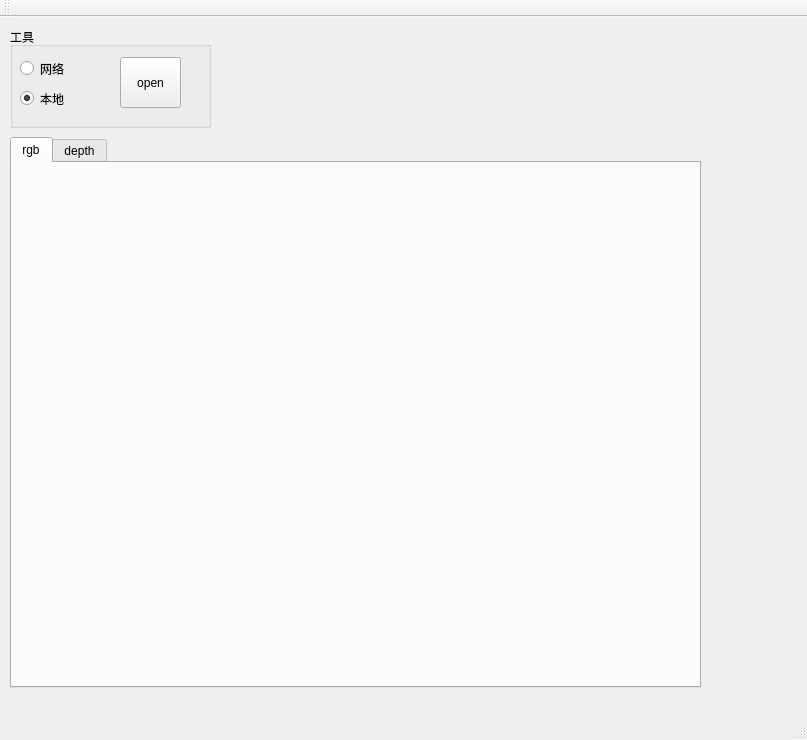
<?xml version="1.0" encoding="UTF-8"?>
<ui version="4.0">
 <class>MainWindow</class>
 <widget class="QMainWindow" name="MainWindow">
  <property name="geometry">
   <rect>
    <x>0</x>
    <y>0</y>
    <width>807</width>
    <height>740</height>
   </rect>
  </property>
  <property name="windowTitle">
   <string>MainWindow</string>
  </property>
  <widget class="QWidget" name="centralWidget">
   <widget class="QGroupBox" name="groupBox">
    <property name="geometry">
     <rect>
      <x>10</x>
      <y>10</y>
      <width>201</width>
      <height>101</height>
     </rect>
    </property>
    <property name="title">
     <string>工具</string>
    </property>
    <widget class="QRadioButton" name="radioButton_net">
     <property name="geometry">
      <rect>
       <x>10</x>
       <y>30</y>
       <width>71</width>
       <height>23</height>
      </rect>
     </property>
     <property name="text">
      <string>网络</string>
     </property>
    </widget>
    <widget class="QRadioButton" name="radioButton_local">
     <property name="geometry">
      <rect>
       <x>10</x>
       <y>60</y>
       <width>71</width>
       <height>23</height>
      </rect>
     </property>
     <property name="text">
      <string>本地</string>
     </property>
     <property name="checked">
      <bool>true</bool>
     </property>
    </widget>
    <widget class="QPushButton" name="openBtn">
     <property name="geometry">
      <rect>
       <x>110</x>
       <y>30</y>
       <width>61</width>
       <height>51</height>
      </rect>
     </property>
     <property name="text">
      <string>open</string>
     </property>
    </widget>
   </widget>
   <widget class="QTabWidget" name="tabWidget">
    <property name="geometry">
     <rect>
      <x>10</x>
      <y>120</y>
      <width>691</width>
      <height>551</height>
     </rect>
    </property>
    <property name="currentIndex">
     <number>0</number>
    </property>
    <widget class="QWidget" name="tab">
     <attribute name="title">
      <string>rgb</string>
     </attribute>
    </widget>
    <widget class="QWidget" name="tab_2">
     <attribute name="title">
      <string>depth</string>
     </attribute>
    </widget>
   </widget>
  </widget>
  <widget class="QMenuBar" name="menuBar">
   <property name="geometry">
    <rect>
     <x>0</x>
     <y>0</y>
     <width>807</width>
     <height>25</height>
    </rect>
   </property>
  </widget>
  <widget class="QToolBar" name="mainToolBar">
   <attribute name="toolBarArea">
    <enum>TopToolBarArea</enum>
   </attribute>
   <attribute name="toolBarBreak">
    <bool>false</bool>
   </attribute>
  </widget>
  <widget class="QStatusBar" name="statusBar"/>
 </widget>
 <layoutdefault spacing="6" margin="11"/>
 <resources/>
 <connections/>
</ui>
